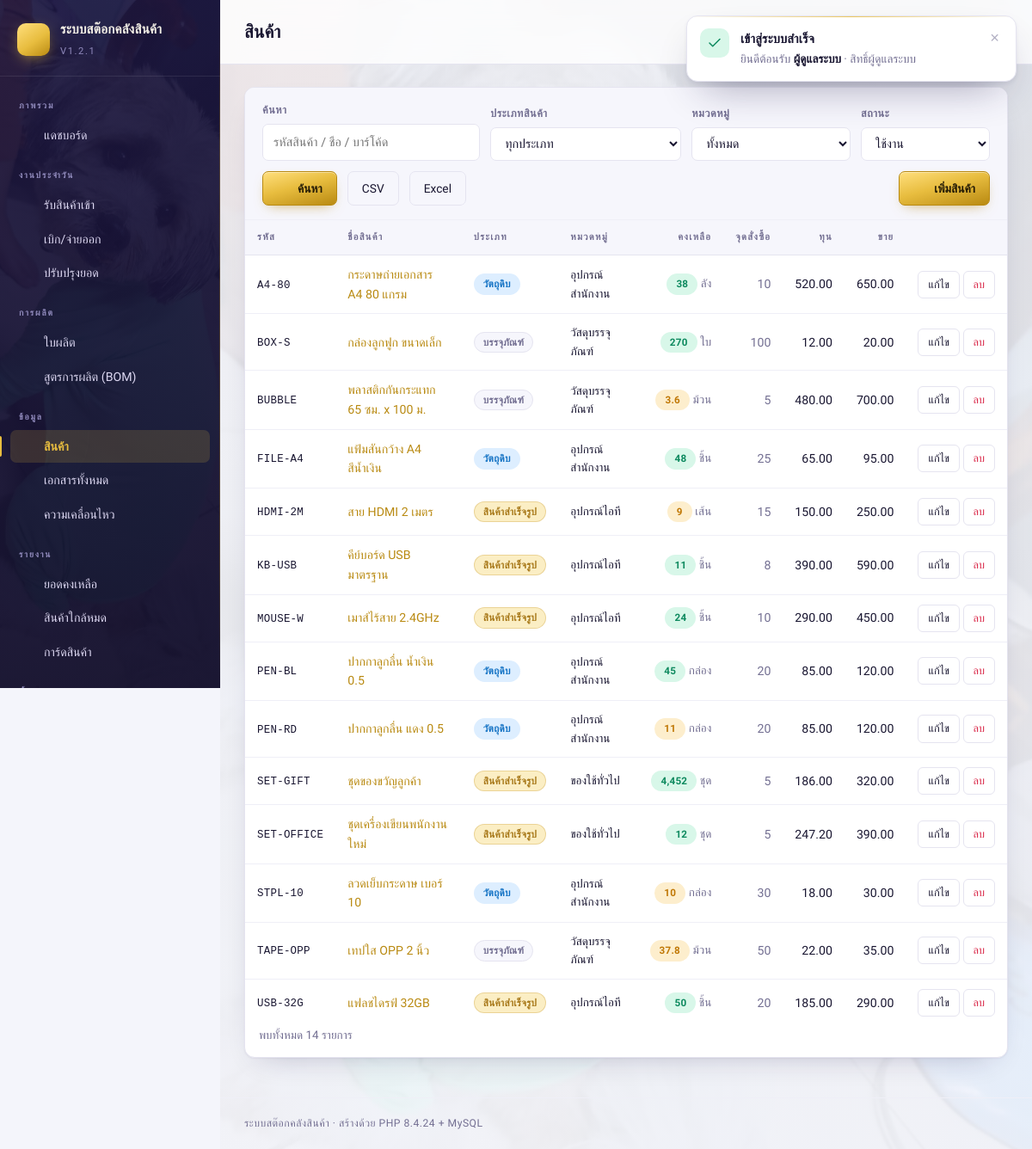
The page /index.php?p=products (signed in) on the database its author committed.
### tables this page shows
CREATE TABLE `products` (
  `id` int(10) unsigned NOT NULL AUTO_INCREMENT,
  `sku` varchar(50) NOT NULL,
  `barcode` varchar(50) DEFAULT NULL,
  `name` varchar(200) NOT NULL,
  `product_type` enum('MAT','WIP','FG','PACK','OTHER') NOT NULL DEFAULT 'FG',
  `category_id` int(10) unsigned DEFAULT NULL,
  `unit_id` int(10) unsigned DEFAULT NULL,
  `cost_price` decimal(14,2) NOT NULL DEFAULT '0.00',
  `sell_price` decimal(14,2) NOT NULL DEFAULT '0.00',
  `min_stock` decimal(14,3) NOT NULL DEFAULT '0.000',
  `note` varchar(255) DEFAULT NULL,
  `is_active` tinyint(1) NOT NULL DEFAULT '1',
  `created_at` datetime NOT NULL DEFAULT CURRENT_TIMESTAMP,
  `updated_at` datetime NOT NULL DEFAULT CURRENT_TIMESTAMP ON UPDATE CURRENT_TIMESTAMP,
  PRIMARY KEY (`id`),
  UNIQUE KEY `uq_products_sku` (`sku`),
  KEY `idx_products_barcode` (`barcode`),
  KEY `idx_products_name` (`name`),
  KEY `idx_products_type` (`product_type`),
  KEY `fk_products_category` (`category_id`),
  KEY `fk_products_unit` (`unit_id`),
  CONSTRAINT `fk_products_category` FOREIGN KEY (`category_id`) REFERENCES `categories` (`id`) ON DELETE SET NULL,
  CONSTRAINT `fk_products_unit` FOREIGN KEY (`unit_id`) REFERENCES `units` (`id`) ON DELETE SET NULL
);

CREATE TABLE `categories` (
  `id` int(10) unsigned NOT NULL AUTO_INCREMENT,
  `name` varchar(120) NOT NULL,
  `note` varchar(255) DEFAULT NULL,
  `created_at` datetime NOT NULL DEFAULT CURRENT_TIMESTAMP,
  PRIMARY KEY (`id`),
  UNIQUE KEY `uq_categories_name` (`name`)
);

CREATE TABLE `units` (
  `id` int(10) unsigned NOT NULL AUTO_INCREMENT,
  `name` varchar(50) NOT NULL,
  `created_at` datetime NOT NULL DEFAULT CURRENT_TIMESTAMP,
  PRIMARY KEY (`id`),
  UNIQUE KEY `uq_units_name` (`name`)
);

### index.php (called while the page is built, shortened)
<?php
require_once __DIR__ . '/includes/layout.php';
$page = (string)inp('p', 'dashboard');
$file = __DIR__ . '/pages/' . $page . '.php';
require $file;

### includes/auth.php (called while the page is built, shortened)
<?php
function current_user(): ?array
{
    return $_SESSION['user'] ?? null;
}
function user_role(): string
{
    return current_user()['role'] ?? 'guest';
}
function can(string $minRole): bool
{
    $rank = ['guest' => 0, 'viewer' => 1, 'staff' => 2, 'admin' => 3];
    return ($rank[user_role()] ?? 0) >= ($rank[$minRole] ?? 99);
}

### includes/db.php (called while the page is built, shortened)
<?php
function db(): PDO
{
    static $pdo = null;
    if ($pdo instanceof PDO) {
        return $pdo;
    }
    $dsn = sprintf('mysql:host=%s;port=%s;dbname=%s;charset=%s', DB_HOST, DB_PORT, DB_NAME, DB_CHARSET);
    try {
        $pdo = new PDO($dsn, DB_USER, DB_PASS, [
            PDO::ATTR_ERRMODE            => PDO::ERRMODE_EXCEPTION,
            PDO::ATTR_DEFAULT_FETCH_MODE => PDO::FETCH_ASSOC,
            PDO::ATTR_EMULATE_PREPARES   => false,
            PDO::ATTR_STRINGIFY_FETCHES  => false,
        ]);
    } catch (PDOException $e) {
        http_response_code(500);
        db_fail_page($e->getMessage());
    }
    return $pdo;
}
function q(string $sql, array $params = []): PDOStatement
{
    $st = db()->prepare($sql);
    $st->execute($params);
    return $st;
}
function qa(string $sql, array $params = []): array
{
    return q($sql, $params)->fetchAll();
}
function qv(string $sql, array $params = [], $default = null)
{
    $v = q($sql, $params)->fetchColumn();
    return $v === false ? $default : $v;
}

### pages/products.php (the view, shortened to what this page needs)
<?php
require_once __DIR__ . '/../includes/layout.php';
$kw    = (string)inp('kw');
$stat  = (string)inp('stat', 'active');
$page  = max(1, inp_int('page', 1));
$per   = ROWS_PER_PAGE;
$where = [];
$args  = [];
if ($stat === 'active')   { $where[] = 'p.is_active = 1'; }
$w = $where ? 'WHERE ' . implode(' AND ', $where) : '';
$total = (int)qv("SELECT COUNT(*) FROM products p $w", $args);
$rows  = qa(
    "SELECT p.*, c.name AS cat_name, u.name AS unit_name,
            COALESCE((SELECT SUM(qty) FROM stock_balances WHERE product_id = p.id), 0) AS qty
       FROM products p
       LEFT JOIN categories c ON c.id = p.category_id
       LEFT JOIN units u ON u.id = p.unit_id
       $w
      ORDER BY p.sku
      LIMIT $per OFFSET " . (($page - 1) * $per),
    $args
);
?>
<div class="card">
  <form method="get" class="filters">
    <label class="grow">ค้นหา
      <input type="search" name="kw" value="<?= h($kw) ?>" placeholder="รหัสสินค้า / ชื่อ / บาร์โค้ด">
    </label>
    <label>ประเภทสินค้า
      <select name="ptype">
        <option value="">ทุกประเภท</option>
      </select>
    </label>
    <label>หมวดหมู่
      <select name="cat">
        <option value="">ทั้งหมด</option>
      </select>
    </label>
    <label>สถานะ
      <select name="stat">
        <option value="active"   <?= $stat === 'active' ? 'selected' : '' ?>>ใช้งาน</option>
      </select>
    </label>
    <button class="btn primary"><?= icon('search') ?> ค้นหา</button>
    <?= export_buttons() ?>
    <?php if (can('staff')): ?>
      <a class="btn primary" href="<?= h(url('product_form')) ?>"><?= icon('plus') ?> เพิ่มสินค้า</a>
    <?php endif; ?>
  </form>
  <?php if (!$rows): ?>
    <div class="empty">ไม่พบสินค้าตามเงื่อนไขที่ค้นหา</div>
  <?php else: ?>
  <div class="tablewrap">
    <table class="tbl">
      <thead>
        <tr>
          <th>รหัส</th><th>ชื่อสินค้า</th><th>ประเภท</th><th>หมวดหมู่</th>
          <th class="num">คงเหลือ</th><th class="num">จุดสั่งซื้อ</th>
          <th class="num">ทุน</th><th class="num">ขาย</th><th></th>
        </tr>
      </thead>
      <tbody>
      <?php foreach ($rows as $r):
        $qty = (float)$r['qty'];
        $low = $qty <= (float)$r['min_stock']; ?>
        <tr<?= $r['is_active'] ? '' : ' style="opacity:.55"' ?>>
          <td class="nowrap"><code><?= h($r['sku']) ?></code>
              <?= $r['is_active'] ? '' : ' <span class="badge muted">ปิด</span>' ?></td>
          <td><a href="<?= h(url('stock_card', ['id' => $r['id']])) ?>"><?= h($r['name']) ?></a>
              <?php if ($r['barcode']): ?><div class="small muted"><?= h($r['barcode']) ?></div><?php endif; ?></td>
          <td><?= product_type_badge($r['product_type']) ?></td>
          <td class="small"><?= h($r['cat_name'] ?? '—') ?></td>
          <td class="num"><span class="badge <?= $low ? ($qty <= 0 ? 'danger' : 'warn') : 'ok' ?>">
              <?= qty_fmt($qty) ?></span>
              <span class="muted small"><?= h($r['unit_name'] ?? '') ?></span></td>
          <td class="num muted"><?= qty_fmt($r['min_stock']) ?></td>
          <td class="num"><?= money($r['cost_price']) ?></td>
          <td class="num"><?= money($r['sell_price']) ?></td>
          <td class="right nowrap">
            <?php if (can('staff')): ?>
              <a class="btn sm ghost" href="<?= h(url('product_form', ['id' => $r['id']])) ?>">แก้ไข</a>
            <?php endif; ?>
            <?php if (can('admin')): ?>
              <form method="post" style="display:inline">
                <button class="btn sm ghost" style="color:var(--danger)"
                        data-confirm="ลบสินค้า <?= h($r['name']) ?> ?">ลบ</button>
              </form>
            <?php endif; ?>
          </td>
        </tr>
      <?php endforeach; ?>
      </tbody>
    </table>
  </div>
  <div class="small muted" style="padding:0 16px 14px">พบทั้งหมด <?= number_format($total) ?> รายการ</div>
  <?php endif; ?>
</div>

### includes/helpers.php (shortened to what this page needs)
<?php
function h($v): string
{
    return htmlspecialchars((string)$v, ENT_QUOTES | ENT_SUBSTITUTE, 'UTF-8');
}
function inp(string $key, $default = '', ?array $src = null)
{
    $src = $src ?? $_REQUEST;
    if (!isset($src[$key])) {
        return $default;
    }
    $v = $src[$key];
    return is_string($v) ? trim($v) : $v;
}
function inp_int(string $key, ?int $default = null, ?array $src = null): ?int
{
    $v = inp($key, null, $src);
    if ($v === null || $v === '') {
        return $default;
    }
    return (int)$v;
}
function url(string $page = '', array $params = []): string
{
    $base = BASE_URL . '/index.php';
    if ($page !== '') {
        $params = array_merge(['p' => $page], $params);
    }
    return $params ? $base . '?' . http_build_query($params) : $base;
}
function url_with(array $overrides): string
{
    $params = array_merge($_GET, $overrides);
    return BASE_URL . '/index.php' . ($params ? '?' . http_build_query($params) : '');
}
function qty_fmt($v): string
{
    $f = (float)$v;
    $s = number_format($f, 3);
    $s = rtrim(rtrim($s, '0'), '.');
    return $s === '' || $s === '-' ? '0' : $s;
}
function money($v): string
{
    return number_format((float)$v, 2);
}
function product_type_label(string $t): string
{
    return PRODUCT_TYPES[$t] ?? $t;
}
function product_type_badge(?string $t): string
{
    $t   = $t ?: 'OTHER';
    $cls = [
        'MAT'   => 'info',
        'WIP'   => 'warn',
        'FG'    => 'gold',
        'PACK'  => 'muted',
        'OTHER' => 'muted',
    ][$t] ?? 'muted';
    return '<span class="badge ' . $cls . '" title="' . h($t) . '">'
         . h(product_type_label($t)) . '</span>';
}
function export_buttons(): string
{
    return '<a class="btn ghost" href="' . h(url_with(['export' => 'csv'])) . '">CSV</a>'
         . '<a class="btn ghost" href="' . h(url_with(['export' => 'xls'])) . '">Excel</a>';
}

### assets/style.css (style rules this page uses)
:root { --bg:#f4f5fb; --surface:#ffffff; --surface-2:#f6f6fc; --line:#e5e4f0; --line-2:#efeff7; --hair:rgba(196,150,42,.30); --text:#191631; --muted:#736f92; --brand:#b98a12; --brand-2:#e8bd3f; --brand-3:#ffdf7d; --brand-ink:#231a05; --brand-soft:#fdf3d6; --side-bg:#1d1740; --side-bg-2:#120e2b; --side-text:#ddd8f2; --side-muted:#918bbd; --side-line:rgba(255,255,255,.09); --side-on:rgba(232,189,63,.16); --ok:#0e8a5f; --ok-soft:#d8f7e9; --warn:#c07806; --warn-soft:#fdeecd; --danger:#d92546; --danger-soft:#ffe2e7; --info:#1372c4; --info-soft:#ddeeff; --gold:#a8791a; --gold-soft:#fbeec4; --radius:12px; --shadow:0 1px 2px rgba(31,24,72,.05), 0 14px 34px -20px rgba(31,24,72,.30); --sidew:256px; --photo:url("../imgs/558314573146663596_n.jpg"); --photo-veil:linear-gradient(rgba(244,245,251,.90),rgba(244,245,251,.93)); --side-veil:linear-gradient(168deg,rgba(29,23,64,.90) 0%,rgba(18,14,43,.95) 100%); --glass:rgba(255,255,255,.80); --serif:"Cormorant Garamond","Georgia","Times New Roman",serif; --sans:"Sarabun","Leelawadee UI","Segoe UI",Tahoma,system-ui,-apple-system,sans-serif; }
*,*::before,*::after { box-sizing:border-box }
html,body { margin:0;padding:0 }
body { font-family:var(--sans); font-size:15px;line-height:1.6;color:var(--text);background:var(--bg); -webkit-font-smoothing:antialiased;text-rendering:optimizeLegibility; }
a { color:var(--brand);text-decoration:none;transition:color .15s }
code { font-family:"Consolas","SF Mono",monospace;font-size:.88em;letter-spacing:.02em }
.muted { color:var(--muted) }
.small { font-size:.84rem }
.right { text-align:right }
.nowrap { white-space:nowrap }
.card { background:var(--surface);border:1px solid var(--line);border-radius:var(--radius); box-shadow:var(--shadow);margin-bottom:20px;overflow:hidden }
.tablewrap { overflow-x:auto }
table.tbl { width:100%;border-collapse:collapse;font-size:.885rem }
table.tbl th,table.tbl td { padding:11px 14px;border-bottom:1px solid var(--line-2);text-align:left;vertical-align:middle }
table.tbl thead th { background:var(--surface-2);color:var(--muted);font-weight:600;font-size:.7rem; text-transform:uppercase;letter-spacing:.11em;white-space:nowrap; border-bottom:1px solid var(--line) }
table.tbl tbody tr { transition:background .12s }
table.tbl tbody tr:last-child td { border-bottom:none }
table.tbl td.num,table.tbl th.num { text-align:right;font-variant-numeric:tabular-nums;white-space:nowrap }
.badge { display:inline-block;padding:2px 10px;border-radius:999px;font-size:.73rem;font-weight:600; white-space:nowrap;letter-spacing:.02em;border:1px solid transparent }
.badge.ok { background:var(--ok-soft);color:var(--ok) }
.badge.warn { background:var(--warn-soft);color:var(--warn) }
.badge.info { background:var(--info-soft);color:var(--info) }
.badge.gold { background:var(--gold-soft);color:var(--gold);border-color:var(--hair) }
.badge.muted { background:var(--surface-2);color:var(--muted);border-color:var(--line) }
.btn { display:inline-flex;align-items:center;justify-content:center;gap:7px; padding:8px 16px;border-radius:7px;border:1px solid var(--line);background:var(--surface); color:var(--text);font:inherit;font-size:.86rem;font-weight:500;cursor:pointer;white-space:nowrap; transition:background .15s,border-color .15s,color .15s }
.btn.primary { background:linear-gradient(165deg,var(--brand-3),var(--brand-2) 45%,var(--brand)); border-color:var(--brand);color:var(--brand-ink);font-weight:600; box-shadow:0 1px 0 rgba(255,255,255,.45) inset, 0 6px 16px -8px rgba(185,138,18,.75) }
.btn.ghost { background:transparent }
.btn.sm { padding:5px 11px;font-size:.79rem;border-radius:6px }
label { display:block;font-size:.79rem;font-weight:600;margin-bottom:14px;color:var(--muted); letter-spacing:.04em }
input,select,textarea { width:100%;padding:9px 12px;margin-top:6px;border:1px solid var(--line);border-radius:7px; background:var(--surface);color:var(--text);font:inherit;font-size:.9rem;font-weight:400; transition:border-color .15s,box-shadow .15s }
.filters { display:flex;gap:12px;flex-wrap:wrap;align-items:flex-end;padding:16px 20px; border-bottom:1px solid var(--line-2);background:var(--surface-2) }
.filters label { margin-bottom:0;min-width:150px }
.filters .grow { flex:1;min-width:220px }
.toast .tmsg b { color:var(--text) }

### rows shown on the page
products: sku "A4-80", name "กระดาษถ่ายเอกสาร A4 80 แกรม", product_type "วัตถุดิบ", category.name "อุปกรณ์สำนักงาน", qty "38", unit.name "ลัง", min_stock "10", cost_price "520.00", sell_price "650.00"
products: sku "BOX-S", name "กล่องลูกฟูก ขนาดเล็ก", product_type "บรรจุภัณฑ์", category.name "วัสดุบรรจุภัณฑ์", qty "270", unit.name "ใบ", min_stock "100", cost_price "12.00", sell_price "20.00"
products: sku "BUBBLE", name "พลาสติกกันกระแทก 65 ซม. x 100 ม.", product_type "บรรจุภัณฑ์", category.name "วัสดุบรรจุภัณฑ์", qty "3.6", unit.name "ม้วน", min_stock "5", cost_price "480.00", sell_price "700.00"
products: sku "FILE-A4", name "แฟ้มสันกว้าง A4 สีน้ำเงิน", product_type "วัตถุดิบ", category.name "อุปกรณ์สำนักงาน", qty "48", unit.name "ชิ้น", min_stock "25", cost_price "65.00", sell_price "95.00"
products: sku "HDMI-2M", name "สาย HDMI 2 เมตร", product_type "สินค้าสำเร็จรูป", category.name "อุปกรณ์ไอที", qty "9", unit.name "เส้น", min_stock "15", cost_price "150.00", sell_price "250.00"
products: sku "KB-USB", name "คีย์บอร์ด USB มาตรฐาน", product_type "สินค้าสำเร็จรูป", category.name "อุปกรณ์ไอที", qty "11", unit.name "ชิ้น", min_stock "8", cost_price "390.00", sell_price "590.00"
products: sku "MOUSE-W", name "เมาส์ไร้สาย 2.4GHz", product_type "สินค้าสำเร็จรูป", category.name "อุปกรณ์ไอที", qty "24", unit.name "ชิ้น", min_stock "10", cost_price "290.00", sell_price "450.00"
products: sku "PEN-BL", name "ปากกาลูกลื่น น้ำเงิน 0.5", product_type "วัตถุดิบ", category.name "อุปกรณ์สำนักงาน", qty "45", unit.name "กล่อง", min_stock "20", cost_price "85.00", sell_price "120.00"
products: sku "PEN-RD", name "ปากกาลูกลื่น แดง 0.5", product_type "วัตถุดิบ", category.name "อุปกรณ์สำนักงาน", qty "11", unit.name "กล่อง", min_stock "20", cost_price "85.00", sell_price "120.00"
products: sku "SET-GIFT", name "ชุดของขวัญลูกค้า", product_type "สินค้าสำเร็จรูป", category.name "ของใช้ทั่วไป", qty "4,452", unit.name "ชุด", min_stock "5", cost_price "186.00", sell_price "320.00"
products: sku "SET-OFFICE", name "ชุดเครื่องเขียนพนักงานใหม่", product_type "สินค้าสำเร็จรูป", category.name "ของใช้ทั่วไป", qty "12", unit.name "ชุด", min_stock "5", cost_price "247.20", sell_price "390.00"
products: sku "STPL-10", name "ลวดเย็บกระดาษ เบอร์ 10", product_type "วัตถุดิบ", category.name "อุปกรณ์สำนักงาน", qty "10", unit.name "กล่อง", min_stock "30", cost_price "18.00", sell_price "30.00"
products: sku "TAPE-OPP", name "เทปใส OPP 2 นิ้ว", product_type "บรรจุภัณฑ์", category.name "วัสดุบรรจุภัณฑ์", qty "37.8", unit.name "ม้วน", min_stock "50", cost_price "22.00", sell_price "35.00"
products: sku "USB-32G", name "แฟลชไดรฟ์ 32GB", product_type "สินค้าสำเร็จรูป", category.name "อุปกรณ์ไอที", qty "50", unit.name "ชิ้น", min_stock "20", cost_price "185.00", sell_price "290.00"

### other values the page prints
APP_NAME "ระบบสต๊อกคลังสินค้า"
APP_VERSION "1.2.1"
$g['group'] "ภาพรวม"
$it[1] "แดชบอร์ด"
$g['group'] "งานประจำวัน"
$it[1] "รับสินค้าเข้า"
$it[1] "เบิก/จ่ายออก"
$it[1] "ปรับปรุงยอด"
$g['group'] "การผลิต"
$it[1] "ใบผลิต"
$it[1] "สูตรการผลิต (BOM)"
$g['group'] "ข้อมูล"
$it[1] "สินค้า"
$it[1] "เอกสารทั้งหมด"
$it[1] "ความเคลื่อนไหว"
